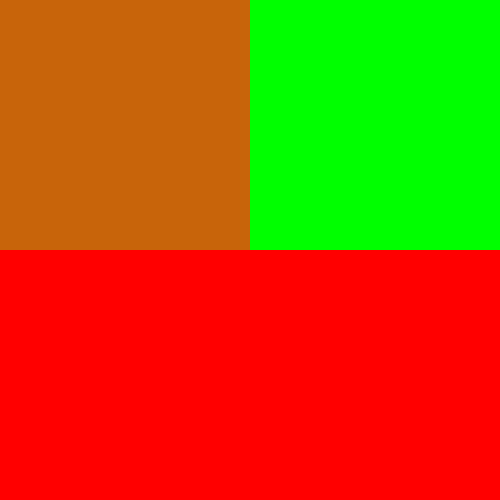
Frame 1 (no input)
Frame 60 (the mouse pressed at the canvas centre just before this capture): identical to frame 1, image omitted
Frame 120 (the mouse held since frame 60 and released just before this capture): identical to frame 1, image omitted

The Processing sketch that drew this single still picture (run headless with seeded random() and noise(); from frame 60 on, the mouse is pressed at the canvas centre):

// Processing sketch: Day_3b
// ── Day_3b.pde
void setup(){
  size(500,500);
  background(0);
}
void draw(){
  fill(200,100,10);
  noStroke();
  rect(0,0,width/2,height/2);
  fill(0,255,0);
  noStroke();
  rect(width/2,0,width/2,height/2);
  fill(255,0,0);
  noStroke();
  rect(0,height/2,width,height);
}
